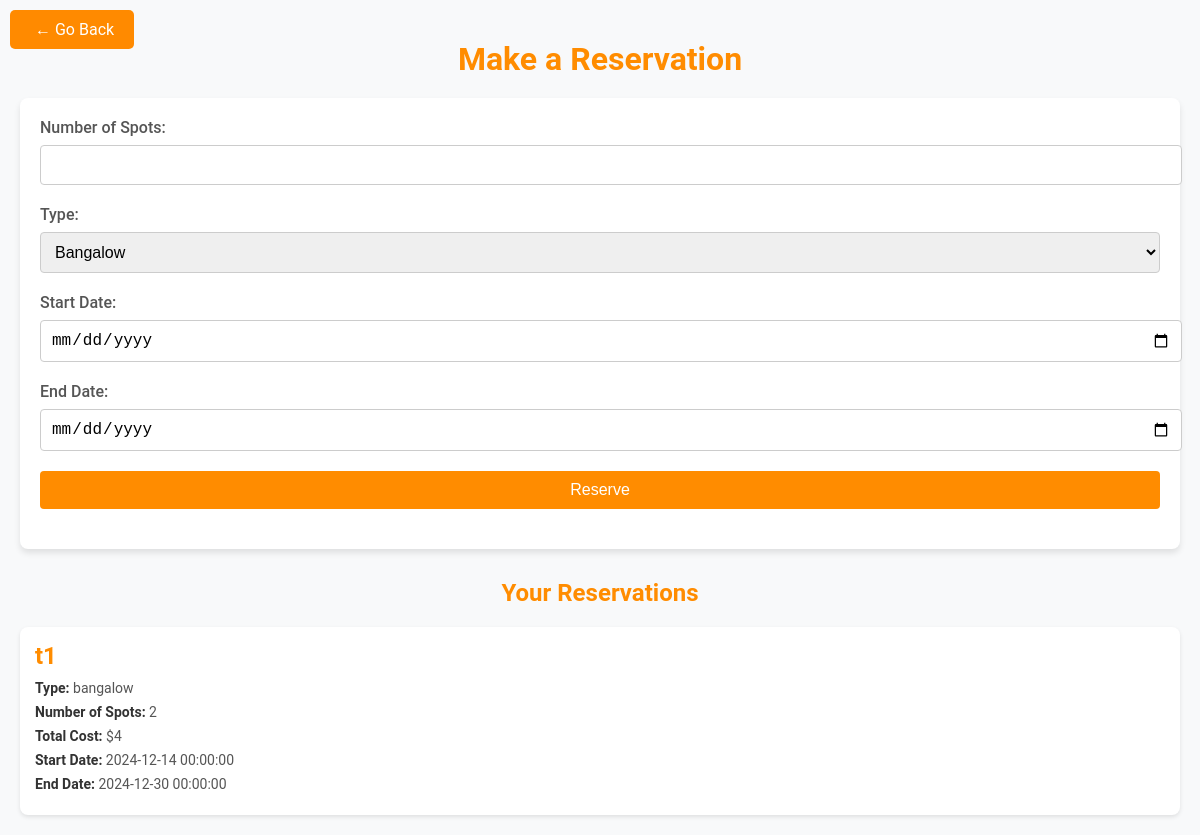
Screenshot of /events/reserve.php (signed in) with the database file from the repository.
### tables this page shows
CREATE TABLE `reservations` (
  `reservation_id` int(11) NOT NULL,
  `user_id` int(11) NOT NULL,
  `site_id` int(11) NOT NULL,
  `reservationDate` date NOT NULL,
  `noOfSpots` int(11) NOT NULL,
  `totalCost` int(11) NOT NULL,
  `type` varchar(60) NOT NULL,
  `startDate` datetime NOT NULL,
  `endDate` datetime NOT NULL
);

CREATE TABLE `campsites` (
  `site_id` int(11) NOT NULL,
  `name` varchar(60) NOT NULL,
  `description` varchar(100) NOT NULL,
  `location` varchar(255) NOT NULL,
  `availableSpots` int(11) NOT NULL,
  `image` varchar(255) NOT NULL,
  `type` varchar(50) NOT NULL,
  `nightCost` decimal(10,2) NOT NULL
);

### events/reserve.php (the view, shortened to what this page needs)
<?php
include "../connection.php";
$user_id = $_SESSION['USER']['user_id'] ?? null;
if($user_id != null) {
?>
<!DOCTYPE html>
<html lang="en">
<head>
    <link rel="stylesheet" href="../css/reservation.css">
</head>
<body>
<?php include "../component/backArrow.php"; ?>
    <main class="reservation-page">
        <h1>Make a Reservation</h1>
        <form action="" method="post" class="reservation-form">
            <label for="noOfSpots">Number of Spots:</label>
            <input type="number" name="noOfSpots" id="noOfSpots" required>
            <label for="type">Type:</label>
            <select name="type" id="type" required>
                <option value="bangalow">Bangalow</option>
            </select>
            <label for="startDate">Start Date:</label>
            <input type="date" name="startDate" id="startDate" required>
            <label for="endDate">End Date:</label>
            <input type="date" name="endDate" id="endDate" required>
            <button type="submit">Reserve</button>
        </form>
        <h2>Your Reservations</h2>
        <div class="reservations-container">
        <?php
$query = "SELECT reservations.*, campsites.name AS campsite_name
          FROM reservations
          JOIN campsites ON reservations.site_id = campsites.site_id
          WHERE reservations.user_id = ?";
$stmt = $conn->prepare($query);
if ($stmt) {
    $stmt->bind_param("i", $user_id);
    $stmt->execute();
    $result = $stmt->get_result();
    if ($result->num_rows > 0) {
        while ($row = $result->fetch_assoc()) {
            echo "
            <div class='reservation-card'>
                <h3>{$row['campsite_name']}</h3>
                <p><strong>Type:</strong> {$row['type']}</p>
                <p><strong>Number of Spots:</strong> {$row['noOfSpots']}</p>
                <p><strong>Total Cost:</strong> \${$row['totalCost']}</p>
                <p><strong>Start Date:</strong> {$row['startDate']}</p>
                <p><strong>End Date:</strong> {$row['endDate']}</p>
            </div>";
        }
    } else {
        echo "<p>No reservations found.</p>";
    }
} else {
    echo "Error: " . $conn->error;
}
?>
</div>
    </main>
</body>
</html>
<?php   } else {
    echo "
    <script>
        alert('You should be logged in to continue this process');
        window.location.href = '../index.php';
    </script>";
}?>

### css/reservation.css (style rules this page uses)
body { font-family: 'Roboto', sans-serif; margin: 0; padding: 0; background-color: #f8f9fa; color: #333; }
h1, h2 { color: darkorange; text-align: center; margin: 20px 0; }
.reservation-page { max-width: 1200px; margin: 0 auto; padding: 20px; }
.reservation-form { background: #fff; padding: 20px; border-radius: 8px; box-shadow: 0 4px 6px rgba(0, 0, 0, 0.1); margin-bottom: 30px; }
.reservation-form label { display: block; font-weight: 500; margin-bottom: 8px; color: #555; }
.reservation-form input, .reservation-form select, .reservation-form button { width: 100%; padding: 10px; margin-bottom: 20px; border: 1px solid #ccc; border-radius: 4px; font-size: 16px; }
.reservation-form button { background-color: darkorange; color: white; border: none; cursor: pointer; transition: background 0.3s ease; }
.reservations-container { display: grid; grid-template-columns: repeat(auto-fit, minmax(300px, 1fr)); gap: 20px; }
.reservation-card { background: white; border-radius: 8px; padding: 15px; box-shadow: 0 2px 4px rgba(0, 0, 0, 0.1); }
.reservation-card h3 { margin: 0 0 10px; font-size: 1.5rem; color: darkorange; }
.reservation-card p { margin: 8px 0; font-size: 14px; color: #555; }
.reservation-card p strong { color: #333; }

### rows the page displays
reservations: site.name "t1", type "bangalow", noOfSpots "2", totalCost "4", startDate "2024-12-14 00:00:00", endDate "2024-12-30 00:00:00"
